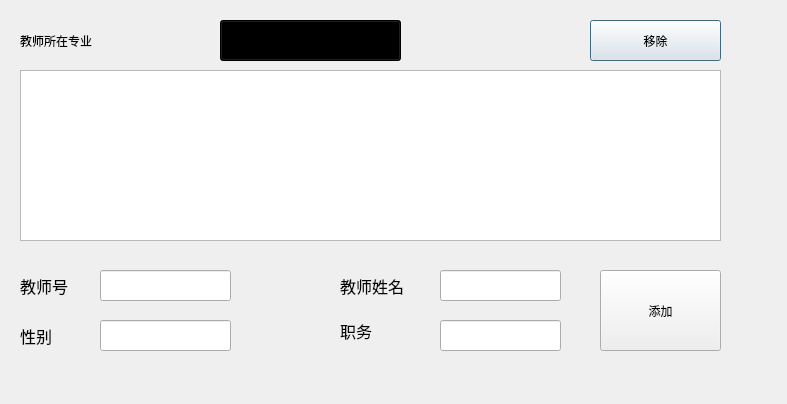
<?xml version="1.0" encoding="UTF-8"?>
<ui version="4.0">
 <class>Dialog3_1</class>
 <widget class="QDialog" name="Dialog3_1">
  <property name="geometry">
   <rect>
    <x>0</x>
    <y>0</y>
    <width>787</width>
    <height>404</height>
   </rect>
  </property>
  <property name="windowTitle">
   <string>Dialog</string>
  </property>
  <widget class="QLabel" name="label_2">
   <property name="geometry">
    <rect>
     <x>20</x>
     <y>270</y>
     <width>71</width>
     <height>31</height>
    </rect>
   </property>
   <property name="font">
    <font>
     <family>楷体</family>
     <pointsize>12</pointsize>
    </font>
   </property>
   <property name="text">
    <string>教师号</string>
   </property>
  </widget>
  <widget class="QLineEdit" name="Tsex">
   <property name="geometry">
    <rect>
     <x>100</x>
     <y>320</y>
     <width>131</width>
     <height>31</height>
    </rect>
   </property>
  </widget>
  <widget class="QComboBox" name="comboBox">
   <property name="geometry">
    <rect>
     <x>220</x>
     <y>20</y>
     <width>181</width>
     <height>41</height>
    </rect>
   </property>
   <property name="styleSheet">
    <string notr="true">font: 14pt &quot;楷体&quot;;
background-color: qlineargradient(spread:pad, x1:0, y1:0, x2:1, y2:0, stop:0 rgba(0, 143, 194, 255), stop:1 rgba(255, 255, 255, 255));</string>
   </property>
  </widget>
  <widget class="QLineEdit" name="Tid">
   <property name="geometry">
    <rect>
     <x>100</x>
     <y>270</y>
     <width>131</width>
     <height>31</height>
    </rect>
   </property>
  </widget>
  <widget class="QLineEdit" name="Tname">
   <property name="geometry">
    <rect>
     <x>440</x>
     <y>270</y>
     <width>121</width>
     <height>31</height>
    </rect>
   </property>
  </widget>
  <widget class="QPushButton" name="pushButton">
   <property name="geometry">
    <rect>
     <x>590</x>
     <y>20</y>
     <width>131</width>
     <height>41</height>
    </rect>
   </property>
   <property name="text">
    <string>移除</string>
   </property>
  </widget>
  <widget class="QLabel" name="label_4">
   <property name="geometry">
    <rect>
     <x>20</x>
     <y>320</y>
     <width>51</width>
     <height>31</height>
    </rect>
   </property>
   <property name="font">
    <font>
     <family>楷体</family>
     <pointsize>12</pointsize>
    </font>
   </property>
   <property name="text">
    <string>性别</string>
   </property>
  </widget>
  <widget class="QLineEdit" name="Tduty">
   <property name="geometry">
    <rect>
     <x>440</x>
     <y>320</y>
     <width>121</width>
     <height>31</height>
    </rect>
   </property>
  </widget>
  <widget class="QPushButton" name="pushButton_2">
   <property name="geometry">
    <rect>
     <x>600</x>
     <y>270</y>
     <width>121</width>
     <height>81</height>
    </rect>
   </property>
   <property name="text">
    <string>添加</string>
   </property>
  </widget>
  <widget class="QTableWidget" name="tableWidget">
   <property name="geometry">
    <rect>
     <x>20</x>
     <y>70</y>
     <width>701</width>
     <height>171</height>
    </rect>
   </property>
  </widget>
  <widget class="QLabel" name="label_5">
   <property name="geometry">
    <rect>
     <x>340</x>
     <y>310</y>
     <width>71</width>
     <height>41</height>
    </rect>
   </property>
   <property name="font">
    <font>
     <family>楷体</family>
     <pointsize>12</pointsize>
    </font>
   </property>
   <property name="text">
    <string>职务</string>
   </property>
  </widget>
  <widget class="QLabel" name="label_3">
   <property name="geometry">
    <rect>
     <x>340</x>
     <y>270</y>
     <width>91</width>
     <height>31</height>
    </rect>
   </property>
   <property name="font">
    <font>
     <family>楷体</family>
     <pointsize>12</pointsize>
    </font>
   </property>
   <property name="text">
    <string>教师姓名</string>
   </property>
  </widget>
  <widget class="QLabel" name="label">
   <property name="geometry">
    <rect>
     <x>20</x>
     <y>20</y>
     <width>161</width>
     <height>41</height>
    </rect>
   </property>
   <property name="styleSheet">
    <string notr="true">font: 12pt &quot;楷体&quot;;</string>
   </property>
   <property name="text">
    <string>教师所在专业</string>
   </property>
  </widget>
 </widget>
 <resources/>
 <connections/>
</ui>
